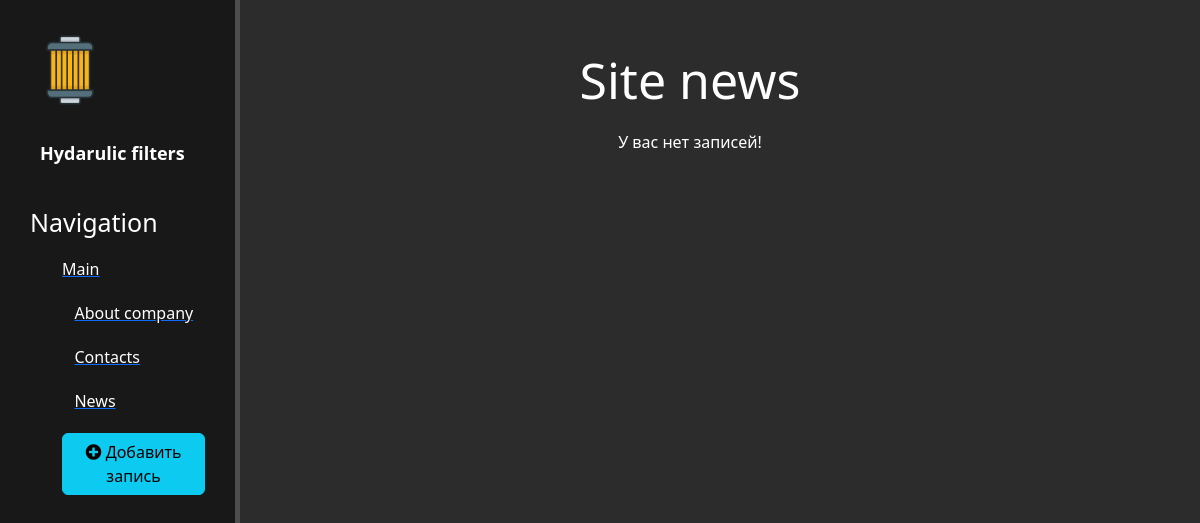
Before: /news/ with the older database file.
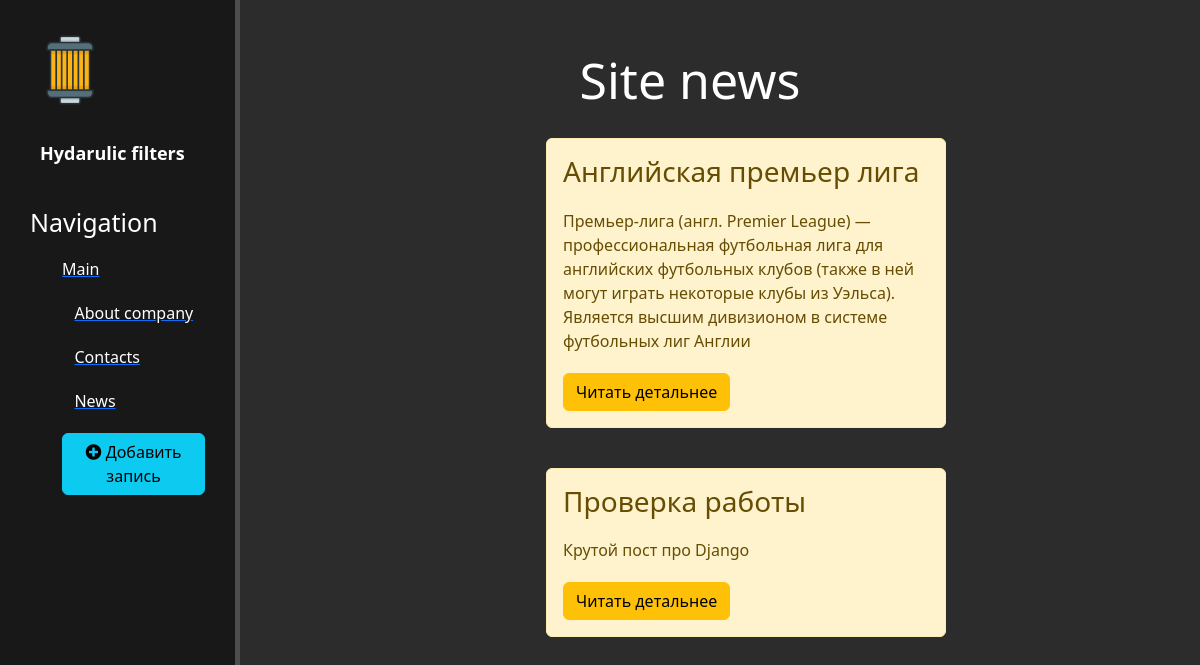
After: the same page with the newer database file.
### news/models.py (models this page shows, shortened)
class Articles(models.Model):
    class Meta:
        verbose_name = 'Новость'
        verbose_name_plural = 'Новости'
    title = models.CharField('Название', max_length=50)
    anons = models.CharField('Анонс', max_length=250)
    full_text = models.TextField('Статья')
    date = models.DateTimeField('Дата публикации')

### news/views.py (the view)
# urls.py: path('', views.news_home, name='news_home'),
def news_home(request):
    news = Articles.objects.order_by('-date')
    return render(request, 'news/news_home.html', {"news": news})

### news/templates/news/news_home.html (shortened to what this page needs)
{% extends 'main/layout.html' %}
{% block content %}
<div class="features">
<h1>Site news</h1>
    {% if news %}
   {% for el in news%}
    <div class="alert alert-warning">
        <h3>{{ el.title }}</h3>
        <p>{{ el.anons }}</p>
        <a href="{% url 'news-detail' el.id %}" class="btn btn-warning">Читать детальнее</a>
    </div>
    {% endfor %}
    {% else %}
    <p>У вас нет записей!</p>
    {% endif %}
</div>
{% endblock %}

Changed rows visible on the page:
added Articles: title "Английская премьер лига", anons "Премьер-лига (англ. Premier League) — профессиональная футбольная лига для английских футбольных клубов (также в ней могут играть некоторые клубы из Уэльса). Является высшим дивизионом в системе футбольных лиг Англии"
added Articles: title "Проверка работы", anons "Крутой пост про Django"
Other visible differences:
text no longer shown: "У вас нет записей!"
